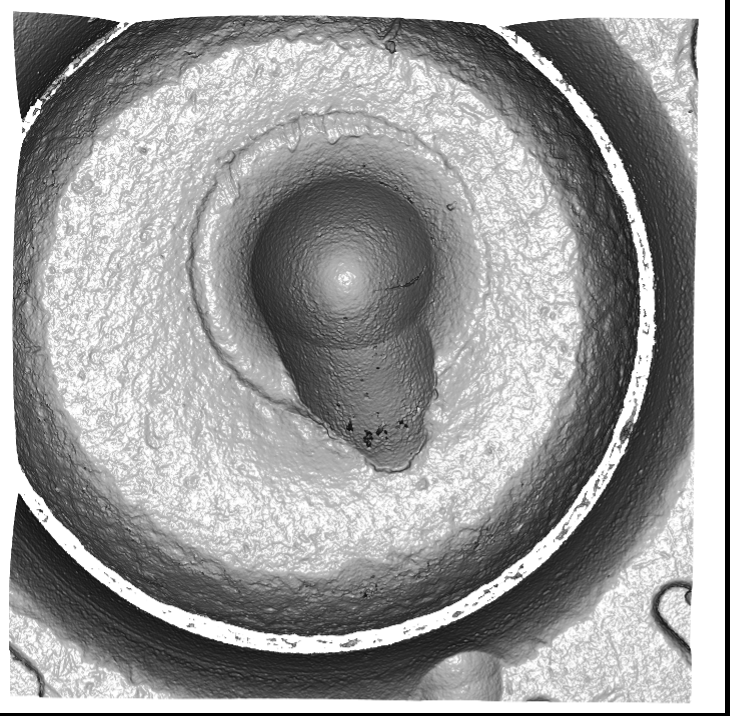
#> input picture Masking_Fired_Cartridge_Cases/Masking Fired Cartridge Cases/before_masking.png, 730 x 716 px
$ jupyter execute --allow-errors masking.ipynb   (shell and % lines are left out)
#> lines starting #> are read from the running program, lines starting #| are printed output that depends on the picture; after the words box and inside, x2 and y2 are one past the last pixel; in counts of white or black regions, pixels touching at a corner belong together
<h1 align="center"><font color='#355C7D'>Automatically Masking Cartridge Case Images</font></h1>

<h4 align="center">Tommy Flynn | tommyflynn@rogers.com | 519-209-1361 |  <a href=https://www.linkedin.com/in/tfln>LinkedIn</a></h4>

### <font color='#F67280'>Table of contents<font><a class='anchor' id='top'></a>
1. [Introduction](#intro) <br>
2. [Set Up](#setup) <br>
3. [Algorithm](#alg) <br>
4. [Conclusion](#conclusion)

<a id='intro'><h2 align="left"><font color='#355C7D'>1. Introduction</font></h2></a>

When ammunition is fired, the physical components of the weapon leave marks on the cartridge case. Masking or coloring these regions has applications in forensic science, such as determining if a cartridge came from a specific weapon or not. Masking is performed manually which is tedious and time consuming. The goal of this project is to create an algorithm to automatically mask a fired cartridge case image.

<a id='setup'><h2 align="left"><font color='#355C7D'>2. Set Up</font></h2></a>

- First, we import the required libraries:
    - __OpenCV__ for image processing.
    - __NumPy__ for numerical computation.
    - __Matplotlib__ for data visualization.

[cell 1]
import cv2                          # Image processing
import numpy as np                  # Numerical computation
import matplotlib.pyplot as plt     # Data visualization
np.random.seed(13)

# Function for quick quick visualization of images.
def see(images, titles=None, figsize=(8, 4), dpi=100):
    num_images = len(images)
    if num_images == 1:
        plt.figure(figsize=figsize, dpi=dpi)
        plt.imshow(cv2.cvtColor(images[0], cv2.COLOR_BGR2RGB))
        plt.title(titles[0])
        plt.show()
    else:
        fig, axes = plt.subplots(1, num_images, figsize=figsize, dpi=dpi)
        for i in range(num_images):
            axes[i].imshow(cv2.cvtColor(images[i], cv2.COLOR_BGR2RGB))
            axes[i].axis('off')  # Turn off axis labels
            axes[i].set_title(titles[i])
        plt.tight_layout()
        plt.show()

- Next, we load and visualize the original and manually masked cartridge case images.
- The mask consists of 5 colored regions:
    1.	The breech-face impression (red)
    2.	The aperture shear (green)
    3.	The firing pin impression (purple)
    4.	The firing pin drag (light blue)
    5.	The direction of the firing pin drag (blue arrow)

[cell 2]
original = cv2.imread('before_masking.png')     # Load before masking image
#> original is the input picture: shape (716, 730, 3); min 0, max 255, mean 156
manual = cv2.imread('after_masking.png')        # Load after masking image
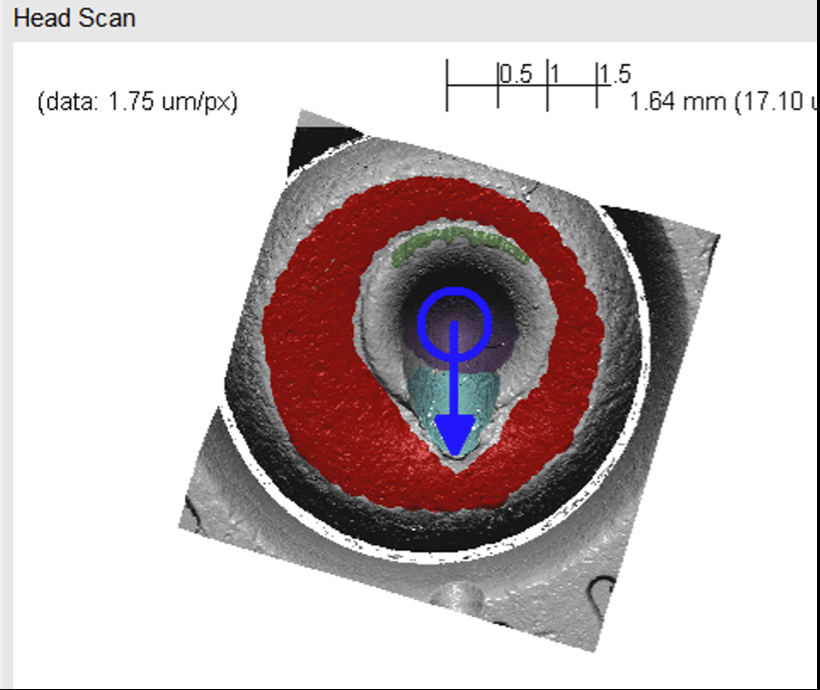
#> input picture Masking_Fired_Cartridge_Cases/Masking Fired Cartridge Cases/after_masking.png, 820 x 690 px
#> manual is the input picture: shape (690, 820, 3); mean B, G, R 195, 193.8, 203.9
n, p, c = np.shape(original)                    # Dimensions

print(f'Image Dimensions: {(n,p,c)}')
#| Image Dimensions: (716, 730, 3)
see([original, manual], ['Fired Cartridge Case - Before Masking', 'Fired Cartridge Case - After Masking'])
#> in see, `num_images = len(images)`: num_images = 2

<a id='alg'><h2 align="left"><font color='#355C7D'>3. Algorithm</font></h2></a>

- Notice that the outer boundaries enclosing the breech face and firing pin impressions are roughly circular.
- Let's process the image to accentuate these regions and then apply a circle detector.

[cell 3]
gray = cv2.cvtColor(original, cv2.COLOR_BGR2GRAY)               # Convert to grayscale
_, thresh = cv2.threshold(gray, 100, 255, cv2.THRESH_BINARY)    # Highlight regions of interest
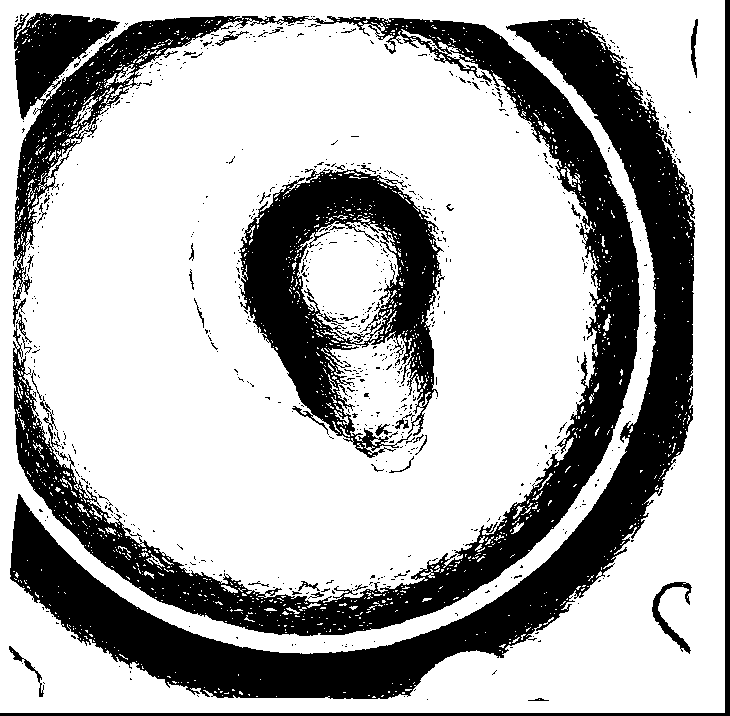
#> thresh: shape (716, 730); 69.4% white; 699 black regions (651 under 20 px), largest, box (x1, y1, x2, y2) and area: (13, 13, 640, 636) 64001, (10, 18, 695, 699) 60070, (239, 168, 444, 458) 24931
equ = cv2.equalizeHist(thresh)                                  # Enhance contrast

see([equ], ['Processed Image'])

- To search for circles in the processed image we use the Circle Hough Transform, which specialized in circular feature extraction.

[cell 4]
def detect_circle(image, min_rad, max_rad, color):
    # Searches for circles in the image within min_rad to max_rad.
    # A mask is then created using the best circle.

     # Detect circles
    circles = cv2.HoughCircles(
        image,
        cv2.HOUGH_GRADIENT,
        dp=1,
        minDist=20,
        param1=50,
        param2=15,
        minRadius=min_rad,
        maxRadius=max_rad)

    # Select best circle
    circle = np.uint16(np.around(circles[0][0]))
    center = [circle[0], circle[1]]
    radius = circle[2]

    # Create circular mask
    circular_mask = np.zeros((n, p, 3), dtype=np.uint8)
    cv2.circle(circular_mask, center, radius, color, thickness=-1)
    circular_mask_gray = cv2.cvtColor(circular_mask, cv2.COLOR_BGR2GRAY)
    circular_mask_gray[np.where(circular_mask_gray != 0)] = 255
    return [circular_mask, circular_mask_gray, radius, center]

# Breech face mask
bf_mask, bf_gray, bf_rad, bf_center = detect_circle(equ, int(max(n, p)/4), 0, (15, 21, 139))
#> in detect_circle, `circles = cv2.HoughCircles( image, cv2.HOUGH_GRADIENT, dp=1, minDist=2..`: circles = 921 rows, first 8: [306.5, 304.5, 288.4], [330.5, 330.5, 314.9], [330.5, 302.5, 308.4], [296.5, 333.5, 316.3], [352.5, 341.5, 340], [354.5, 271.5, 338.7], [282.5, 300.5, 313.5], [323.5, 282.5, 314.8]
#> in detect_circle, `circle = np.uint16(np.around(circles[0][0]))`: circle = [306, 304, 288]
#> in detect_circle, `center = [circle[0], circle[1]]`: center = [306, 304]
#> in detect_circle, `radius = circle[2]`: radius = 288
#> bf_rad = 288; bf_center = [306, 304]
# Firing pin mask
fp_mask, fp_gray, fp_rad, fp_center = detect_circle(equ, 0, int(bf_rad/2), (67, 47, 60))
#> call 2 of detect_circle, with min_rad = 0, max_rad = 144, color = (67, 47, 60)
#> in detect_circle (call 2), `circles = cv2.HoughCircles( image, cv2.HOUGH_GRADIENT, dp=1, minDist=2..`: circles = 715 rows, first 8: [337.5, 267.5, 97], [450.5, 427.5, 143.4], [174.5, 161.5, 143.4], [455.5, 304.5, 143.4], [311.5, 459.5, 143.4], [495.5, 393.5, 141.2], [452.5, 283.5, 143.4], [216.5, 469.5, 143.4]
#> in detect_circle (call 2), `circle = np.uint16(np.around(circles[0][0]))`: circle = [338, 268, 97]
#> in detect_circle (call 2), `center = [circle[0], circle[1]]`: center = [338, 268]
#> in detect_circle (call 2), `radius = circle[2]`: radius = 97
#> in detect_circle (call 2), `circular_mask_gray[np.where(circular_mask_gray != 0)] = 255`:
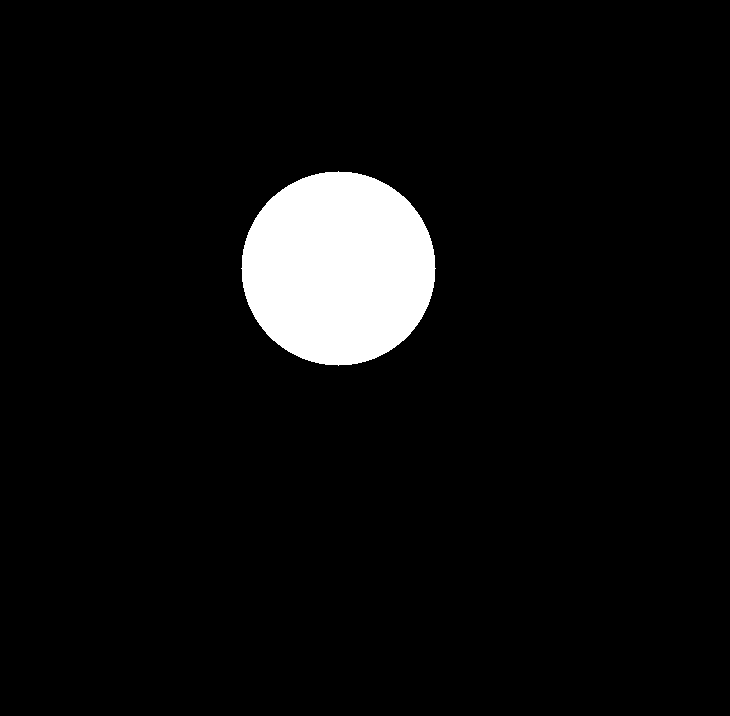
#> circular_mask_gray: shape (716, 730); 5.6% white; 1 white region, box (x1, y1, x2, y2) and area: (241, 171, 436, 366) 29525
#> fp_rad = 97; fp_center = [338, 268]

- The current region of interest lies within these circles.
- Let's create an annular mask to extract this area.

[cell 5]
annular_mask = cv2.subtract(bf_gray, fp_gray)
#> annular_mask: shape (716, 730); 44.2% white; 1 white region, box (x1, y1, x2, y2) and area: (18, 16, 595, 593) 230992
roi = cv2.bitwise_and(gray, gray, mask=annular_mask)

see([roi], ['Annular Region of Interest'])

- There appears to be a small map pin icon formed by the firing pin impression and its drag mark.
- There is also a large map pin icon formed by a slightly larger circle and the drag mark.
- To extract these regions, we process them and perform edge detection.

[cell 6]
_, thresh = cv2.threshold(255 - roi, 100, 255, cv2.THRESH_BINARY)
#> thresh: shape (716, 730); 66.7% white; 777 black regions (752 under 20 px), largest, box (x1, y1, x2, y2) and area: (29, 32, 587, 580) 170329, (287, 27, 309, 39) 103, (452, 531, 471, 544) 86
blurred_small = cv2.GaussianBlur(thresh, (5, 5), 0)
equ_small = cv2.equalizeHist(blurred_small)
k = 255 - thresh
blurred_large = cv2.GaussianBlur(k, (5, 5), 0)
equ_large = cv2.equalizeHist(blurred_large)
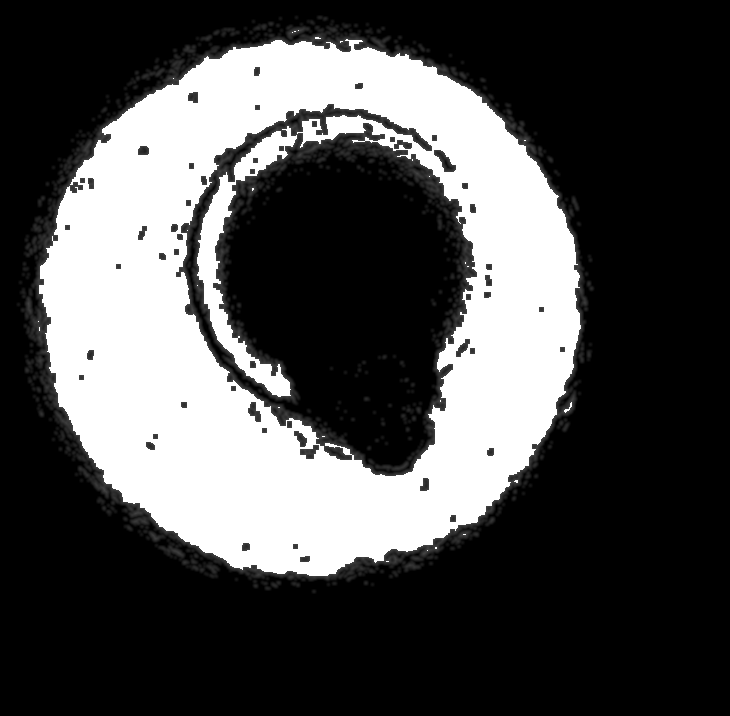
#> equ_large: shape (716, 730); min 0, max 255, mean 77.1

see([equ_small, equ_large], ['Small Map Pin Icon', 'Large Map Pin Icon'])

- To create masks of these regions, we use a combination of Canny edge detection and contour filling.

[cell 7]
def map_pin_mask(image, color):
    # Creates mask using edge detection and contour filling.
    edges = cv2.Canny(image, 50, 150)
    contours, _ = cv2.findContours(edges, cv2.RETR_EXTERNAL, cv2.CHAIN_APPROX_SIMPLE)
    largest_contour =  max(contours, key=cv2.contourArea)
    pin_mask = np.zeros((n,p,3), dtype=np.uint8)
    hull = cv2.convexHull(largest_contour)
    cv2.drawContours(pin_mask, [hull], 0,  color, thickness=cv2.FILLED)
    pin_mask_gray = cv2.cvtColor(pin_mask, cv2.COLOR_BGR2GRAY)
    return(pin_mask, pin_mask_gray, hull)

# Large map pin mask
mp_large, mp_large_gray, hull_large = map_pin_mask(equ_large, (0, 95, 0))
#> in map_pin_mask, `contours, _ = cv2.findContours(edges, cv2.RETR_EXTERNAL, cv2.CHAIN_APP..`: contours = 140 contours, 62 with area under 20; largest, box (x1, y1, x2, y2) and area: (176, 104, 477, 476) 74796, (286, 19, 340, 41) 220, (434, 150, 456, 172) 216, (51, 152, 83, 197) 166, (441, 63, 535, 143) 148
#> in map_pin_mask, `largest_contour =  max(contours, key=cv2.contourArea)`: largest_contour = contour of 678 points, box (x1, y1, x2, y2) (176, 104, 477, 476), area 74796
#> in map_pin_mask, `hull = cv2.convexHull(largest_contour)`: hull = contour of 32 points, box (x1, y1, x2, y2) (176, 104, 477, 476), area 81998
#> hull_large has the same summary as hull in map_pin_mask
# Small map pin mask
mp_small, mp_small_gray, hull_small = map_pin_mask(equ_small, (130, 134, 77))
#> in map_pin_mask (call 2), `contours, _ = cv2.findContours(edges, cv2.RETR_EXTERNAL, cv2.CHAIN_APP..`: contours = 165 contours, 105 with area under 20; largest, box (x1, y1, x2, y2) and area: (225, 153, 460, 474) 503, (16, 76, 159, 498) 186, (21, 261, 31, 280) 118, (399, 377, 416, 394) 104, (260, 565, 395, 591) 104
#> hull_small = contour of 30 points, box (x1, y1, x2, y2) (225, 153, 460, 474), area 55198

- Finally, we color the original image using the regions we have created above:

1. __Breech face impression:__  <br>
     - Obtained by subtracting the large map pin icon from its outer circle. <br><br>
2. __Aperture shear:__ <br>
     - Obtained by subtracting the small map pin icon from the large map pin icon.  <br><br>
3. __Direction of the firing pin drag:__ <br>
     - Defined as the line connecting the center of the firing pin circle to the point of greatest distance in the small map pin icon. <br><br>
4. __Firing pin impression:__ <br>
     - Obtained from its outer circle. <br><br>
5. __Firing pin drag:__ <br>
     - Defined by all points on the small map pin icon that are:
        - Outside of the firing pin impression.
        - Within the length of the drag line away from the farthest point.
        - Within the firing pin radius away from the drag line.

[cell 8]
# Breech face impression
breech_face = bf_mask
breech_face[np.where(mp_large_gray != 0)] = [0, 0, 0]
#> breech_face: shape (716, 730, 3); mean of channels 0, 1, 2 5.1, 7.2, 47.3

# Aperture shear
aperture_shear = mp_large
aperture_shear[np.where(mp_small_gray != 0)] = [0, 0, 0]
#> aperture_shear: shape (716, 730, 3); mean of channels 0, 1, 2 0, 4.9, 0
aperture_shear = cv2.erode(aperture_shear, np.ones((5, 5), np.uint8), iterations=7)

# Direction of the firing pin drag
farthest_point = None
max_distance = 0
for pt in hull_small:
    distance = np.sqrt((fp_center[0] - pt[0][0])**2 + (fp_center[1] - pt[0][1])**2)
    if distance > max_distance:
        max_distance = distance
        farthest_point = (pt[0][0], pt[0][1])
#> this loop made 30 passes
#> (distance, max_distance, farthest_point) on passes 1 to 7: (121.9, 121.9, (459, 283)), (196.8, 196.8, (426, 444)), (198.1, 198.1, (425, 446)), (201.9, 201.9, (421, 452)), (212.6, 212.6, (410, 468)), (213.2, 213.2, (409, 469)), (213.8, 213.8, (402, 472))
#> after the loop, max_distance = 213.8

# Firing pin
def distance_to_line(point1, point2, reference_point):
    # Calculates the distance between the reference point and the line defined by point1 and point2.
    x1, y1 = point1
    x2, y2 = point2
    x0, y0 = reference_point
    A = y1 - y2
    B = x2 - x1
    C = x1 * y2 - x2 * y1
    numerator = abs(A * x0 + B * y0 + C)
    denominator = np.sqrt(A**2 + B**2)
    distance = numerator / denominator
    return distance

firing_pin = mp_small.copy()
y, x = np.ogrid[:n, :p]
# Removes points farther than fp_rad from the direction line
distance1 = np.fromfunction(lambda i, j: distance_to_line(farthest_point, fp_center, (j, i)) > fp_rad, (n, p))
#> in distance_to_line, `x1, y1 = point1`: x1 = 402; y1 = 472
#> in distance_to_line, `x2, y2 = point2`: x2 = 338; y2 = 268
#> in distance_to_line, `x0, y0 = reference_point`:
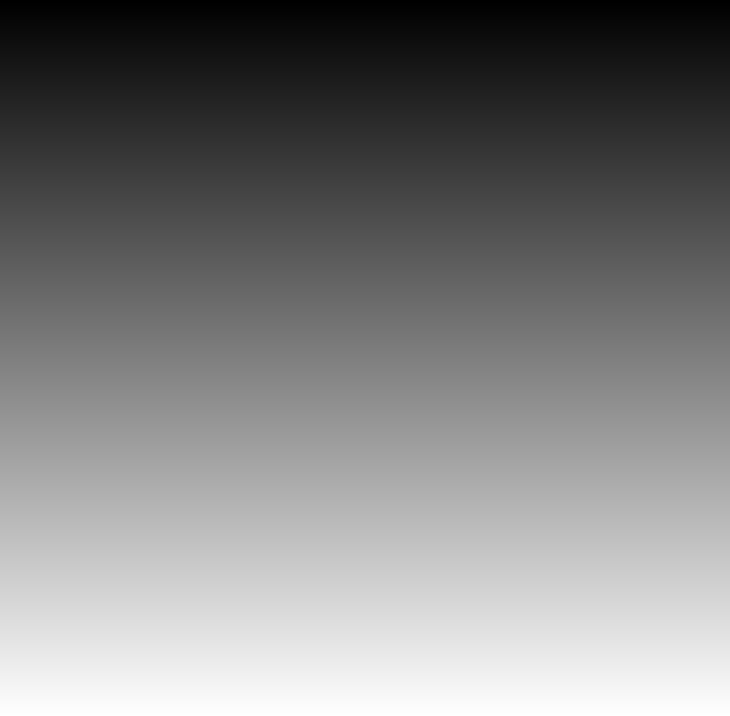
#> y0: shape (716, 730) float64; min 0, max 715, mean 357.5; drawn with min black and max white
#> in distance_to_line, `A = y1 - y2`: A = 204
#> in distance_to_line, `B = x2 - x1`: B = -64
#> in distance_to_line, `C = x1 * y2 - x2 * y1`: C = -51800
#> in distance_to_line, `numerator = abs(A * x0 + B * y0 + C)`:
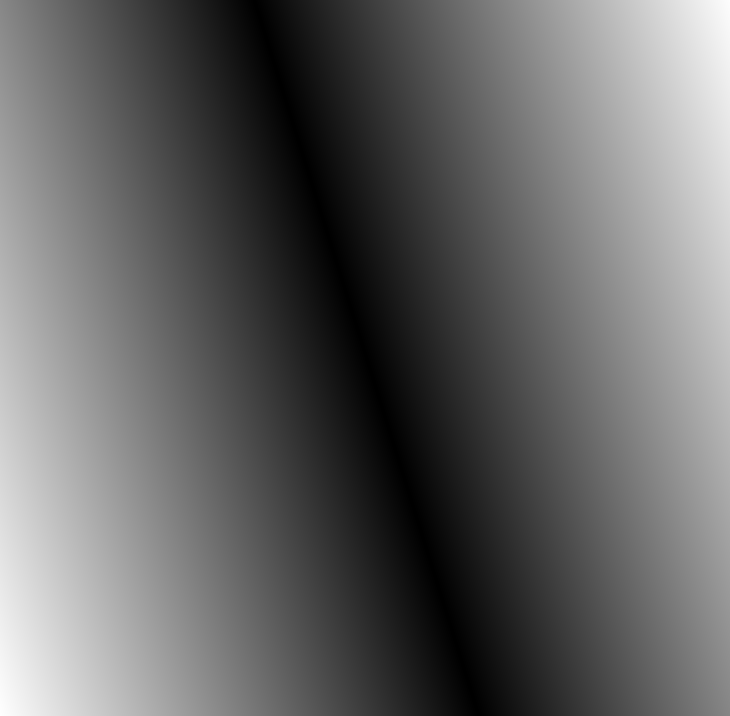
#> numerator: shape (716, 730) float64; min 0, max 97560, mean 38405.7; drawn with min black and max white
#> in distance_to_line, `denominator = np.sqrt(A**2 + B**2)`: denominator = 213.8
#> distance1: shape (716, 730) bool; 72.1% white; 1 black region, box (x1, y1, x2, y2) and area: (153, 0, 580, 716) 145572
firing_pin[distance1] = [0, 0, 0]
#> firing_pin: shape (716, 730, 3); mean of channels 0, 1, 2 12.8, 13.1, 7.6
# Remove points farther than direction line.
distance2 = np.sqrt((x - farthest_point[0]) ** 2 + (y - farthest_point[1]) ** 2) > (max_distance)
#> distance2: shape (716, 730) bool; 72.5% white; 1 black region, box (x1, y1, x2, y2) and area: (189, 259, 616, 686) 143601
firing_pin[distance2] = [0, 0, 0]
#> firing_pin: shape (716, 730, 3); mean of channels 0, 1, 2 7.7, 7.9, 4.5
firing_pin = cv2.erode(firing_pin, np.ones((10, 10), np.uint8), iterations=2)
# Add firing pin impression
fp_gray = cv2.erode(fp_gray, np.ones((5, 5), np.uint8), iterations=2)
#> fp_gray: shape (716, 730); 5.1% white; 1 white region, box (x1, y1, x2, y2) and area: (246, 176, 431, 361) 26497
firing_pin[np.where(fp_gray != 0)] = [67, 47, 60]
#> firing_pin: shape (716, 730, 3); mean of channels 0, 1, 2 6.9, 5.9, 5.1

# Color original image
alpha = 0.95
colored_image = cv2.addWeighted(original, 1, breech_face, alpha, 0)
colored_image = cv2.addWeighted(colored_image, 1, aperture_shear, alpha, 0)
colored_image = cv2.addWeighted(colored_image, 1, firing_pin, alpha, 0)
cv2.arrowedLine(colored_image, fp_center, farthest_point, (255, 0, 0), 6, tipLength=0.1)
#> colored_image: shape (716, 730, 3); mean B, G, R 167.1, 167.7, 180.6

see([colored_image, manual], ['Algorithmically Masked', 'Manually Masked'])
#> in see (call 5), `plt.show()`:
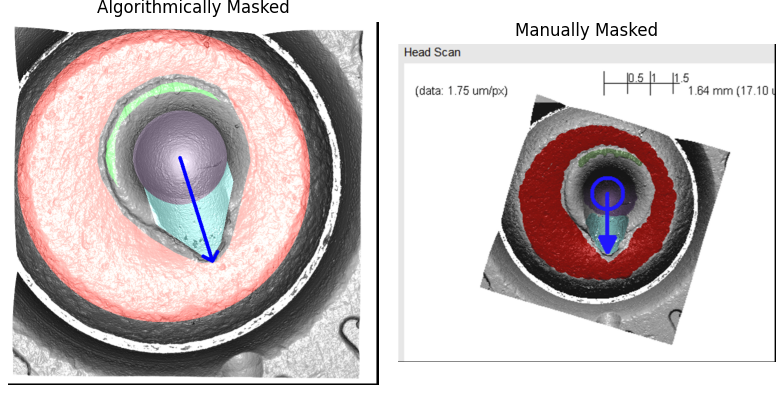
#> figure drawn by matplotlib, 2 panels
